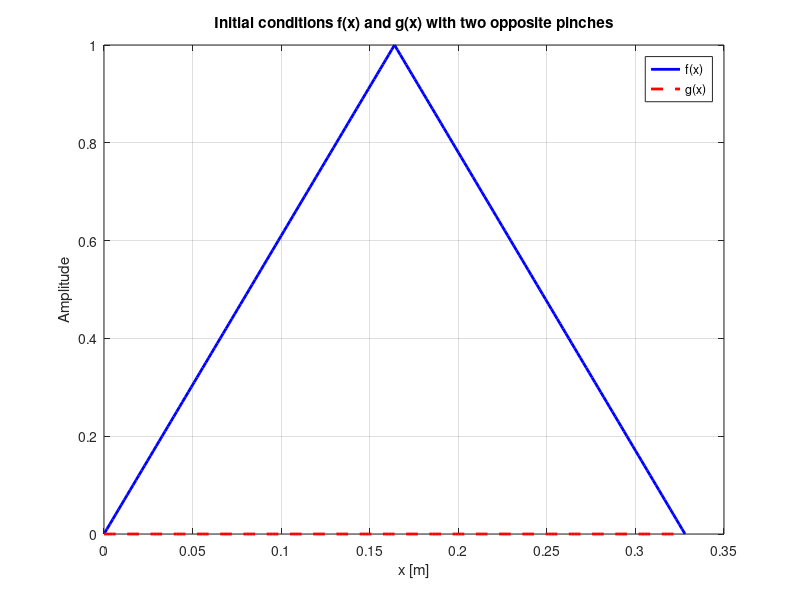
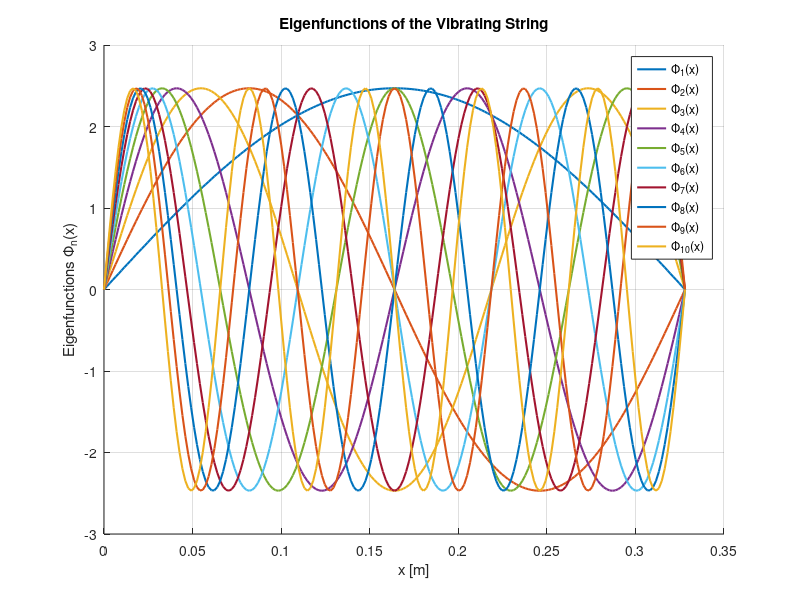

Here is the MATLAB script that generated these plots, in order: (Note: this script raises an error after producing the figures.)
% Given parameters
L = 0.328;              % String length [m]
M_L = 0.660E-3;         % String mass per unit length [kg/m]
F = 55.0;               % Tension force applied on string [N]
npt = 201;              % Number of spatial sample points
nst = 200;               % Number of time sample points
damp_factor = 200;      % Damping factor

% Define positions of the pinches
nbPinches = 1;         % Number of pinches
pA1 = L / 2;           % First pinch position
pB1 =  L / 4;          % Second pinch position
pB2 = 3 * L / 4;       % Second pinch position
z1 = 1;                % Amplitude scaling factor for the first pinch
z2 = -1;               % Amplitude scaling factor for the second pinch (opposite direction)

% Initialize arrays for the initial conditions
f_x = zeros(npt, 1);   % Initial displacement
g_x = zeros(npt, 1);   % Initial velocity

% Define the x coordinate array
x = linspace(0, L, npt);  % Spatial discretization from 0 to L

% Define the initial displacement based on the pinch functions
if nbPinches == 1
    for i = 1:npt
        % First pinch at L/4 (positive direction)
        if x(i) <= pA1
            f_x(i) = (z1 * x(i)) / pA1;  % Pinch increases linearly to p1
        else 
            f_x(i) = (z1 * (x(i) - L)) / (pA1 - L); % Decrease towards 0 until p2
        end
    end    
else
    for i = 1:npt
        if x(i) <= pB1
            f_x(i) = (z1 * x(i)) / pB1;
        elseif x(i) <= pB2
            f_x(i) = ((z1 - z2)*(x(i) - pB1)/ (pB1 - pB2)) + z1;
        elseif x(i) > pB2
            f_x(i) = (z2 * (x(i) - L)) / (pB2 - L);
        end
    end
end

% Compute and plot f(x) and g(x)
figure;
plot(x, f_x, 'b', 'LineWidth', 2);
hold on;
plot(x, g_x, 'r--', 'LineWidth', 2);
xlabel('x [m]');
ylabel('Amplitude');
title('Initial conditions f(x) and g(x) with two opposite pinches');
legend('f(x)', 'g(x)');
grid on;
hold off;

% Step 4: Compute the numerical arrays describing the eigenfunctions.
% Compute eigenfunctions for n = 1, 2, ..., nmax
nmax = 10; % Define the maximum number of modes to calculate
phi_n = zeros(npt, nmax); % Initialize an array to hold eigenfunctions

for n = 1:nmax
    phi_n(:, n) = sqrt(2/L) * sin(n * pi * x / L); % Compute eigenfunction
end

% Plot the eigenfunctions for various n values
figure;
hold on;
for n = 1:nmax
    plot(x, phi_n(:, n), 'DisplayName', sprintf('\\Phi_{%d}(x)', n), 'LineWidth', 1.5);
end
xlabel('x [m]');
ylabel('Eigenfunctions \Phi_n(x)');
title('Eigenfunctions of the Vibrating String');
legend show; % Display the legend for each mode
grid on;
hold off;

% Step 5: Calculate the overlap integrals
% Calculate natural frequency (omega_n), frequency (nu_n), and period (T_n)
omega_n = zeros(nmax, 1);  % Preallocate omega_n array
for n = 1:nmax
    omega_n(n) = (n * pi / L) * sqrt(F / M_L);  % Calculate omega_n
    nu_n(n) = omega_n(n) / (2 * pi);             % Calculate frequency nu_n
    T_n(n) = 1 / nu_n(n);
end

% Display results in a formatted table
fprintf(' n |    nπ   |   ω_n (rad/s)  |   ν_n (Hz)   |   T_n (s)   \n');
fprintf('---|---------|----------------|--------------|--------------\n');

for n = 1:nmax
    fprintf('%2d | %8.4f | %14.4f | %13.4f | %12.4f \n', ...
        n, n_pi(n), omega_n(n), nu_n(n), T_n(n));
end

% Step 6: Test the orthonormalization of eigenfunctions

% Preallocate an array to hold the overlap integrals
overlap_integrals = zeros(nmax, 1);

% Loop to calculate the overlap integral for each n
for n = 1:nmax
    % Directly access the precomputed eigenfunction values
    phi_n_values = phi_n(:, n);  % Use the n-th eigenfunction directly
    
    % Calculate the overlap integral ⟨Φ_n | Φ_n⟩ using the trapezoidal rule
    overlap_integrals(n) = trapz(x, phi_n_values .* phi_n_values);
end

% Display results in a formatted table
fprintf(' n | ⟨Φ_n | Φ_n⟩ \n');
fprintf('---|---------------\n');

for n = 1:nmax
    fprintf('%2d | %13.4f \n', n, overlap_integrals(n));
end

% Calculate overlap integrals between initial conditions and eigenfunctions
f_overlap = zeros(nmax, 1);  % ⟨Φ_n | f⟩
g_overlap = zeros(nmax, 1);  % ⟨Φ_n | g⟩
for n = 1:nmax
    f_overlap(n) = trapz(x, phi_n(:, n) .* f_x);  % ⟨Φ_n | f⟩
    g_overlap(n) = trapz(x, phi_n(:, n) .* g_x);  % ⟨Φ_n | g⟩
end
% Display results in a formatted table
fprintf(' n | ⟨Φ_n | f⟩      | ⟨Φ_n | g⟩      \n');
fprintf('---|----------------|----------------\n');

for n = 1:nmax
    fprintf('%2d | %14.4f | %14.4f \n', n, f_overlap(n), g_overlap(n));
end

% Define time discretization over one period with damping
t = linspace(0, 2 * pi / omega_n(1), nst); % Time array for one period with nst points
gamma = damp_factor; % Damping factor
psi_xt = zeros(npt, nst); % Initialize the array for Ψ(x, t)

% Compute Ψ(x, t) with damping for each time sample
for j = 1:nst
    for n = 1:nmax
        % Exponential decay factor e^(-gamma * t(j))
        damping = exp(-gamma * t(j));
        
        % Compute the contribution of each eigenfunction to Ψ(x, t) with damping
        psi_xt(:, j) = psi_xt(:, j) + damping * ...
            (f_overlap(n) * cos(omega_n(n) * t(j)) + g_overlap(n) * sin(omega_n(n) * t(j))) * phi_n(:, n);
    end
end

% Plot the amplitude patterns at specific time instances with damping
figure;
hold on;
for j = 1:5:nst % Plot every 5th time step for clarity
    plot(x, psi_xt(:, j), 'DisplayName', sprintf('t = %.2f s', t(j)), 'LineWidth', 1.5);
end
xlabel('x [m]');
ylabel('Ψ(x, t)');
title('Amplitude Patterns of the Damped Vibrating String at Different Times');
legend show;
grid on;
hold off;

% Produce a movie of the string vibrating with damping during at least 4π/ω_1
n_frames = 200;  % Number of frames for the movie
time_duration = 4 * pi / omega_n(1); % Duration to observe the motion
t_movie = linspace(0, time_duration, n_frames); % Time array for the movie
frames(n_frames) = struct('cdata', [], 'colormap', []);

figure;
axis([0 L -1 1]); % Set axis limits
xlabel('x [m]');
ylabel('Ψ(x, t)');
title('Damped Vibrating String Motion');
grid on;
hold on;

for j = 1:n_frames
    cla; % Clear previous plot
    
    current_psi = zeros(npt, 1);
    for n = 1:nmax
        damping = exp(-gamma * t_movie(j));
        current_psi = current_psi + damping * ...
            (f_overlap(n) * cos(omega_n(n) * t_movie(j)) + g_overlap(n) * sin(omega_n(n) * t_movie(j))) * phi_n(:, n);
    end
    
    plot(x, current_psi, 'LineWidth', 2);
    ylim([-1 1]); % Keep consistent plot limits
    title(sprintf('Damped String at t = %.2f s', t_movie(j)));
    
    frames(j) = getframe(gcf); % Capture frame
end

% Save the movie with damping
movie_name = 'damped_vibrating_string_movie.mp4';
v = VideoWriter(movie_name, 'MPEG-4');
open(v);
writeVideo(v, frames);
close(v);
